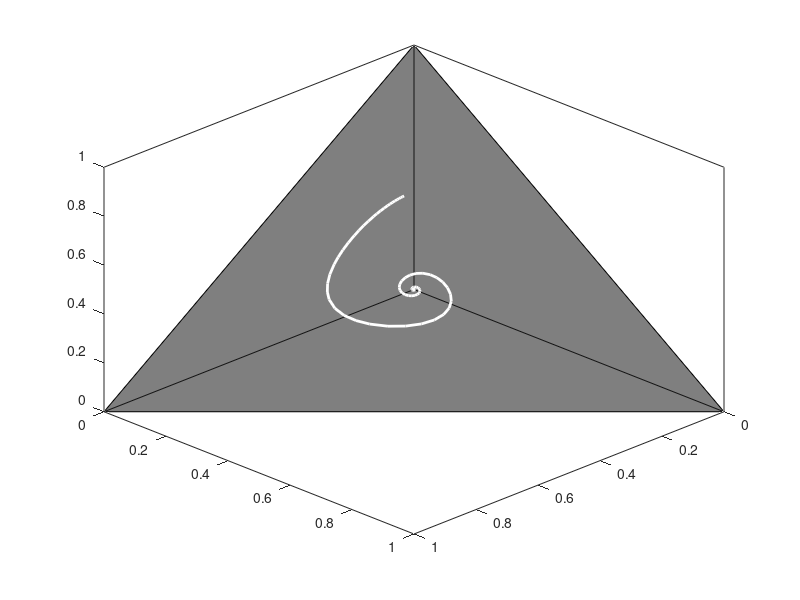

Write the MATLAB code that produced this figure.
clc; clear; close all;

% game
n = 3;  % number of strategies
w = 3;  % win reward
l = 1;  % loss cost
F = @(x) [0, -l, w;
    w, 0, -l;
    -l, w, 0]*x;    % payoff function

% replicator dynamics
f = @(t,x) x.*(F(x) - x'*F(x));   % xdot = f(x)

% simulate dynamics
tspan = [0,50]; % time span
x0 = rand(n,1); x0 = x0/sum(x0);    % initial state
[t,x] = ode45(f, tspan, x0);
x = x'; % make x have nice size

% plot in 3D simplex
figure(); box on; hold on;
fill3([1,0,0],[0,1,0],[0,0,1],'k','FaceAlpha',0.5); % draw simplex
plot3(x(1,:),x(2,:),x(3,:),'w','LineWidth',2);
view([1,1,1]);
